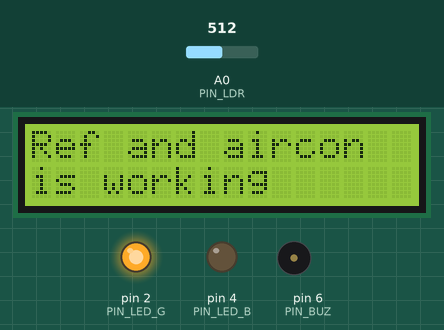
Simulated run of this sketch. Board: Arduino Uno, built with avr-gcc and run on an emulated ATmega328P. Shown: 16×2 character LCD, output pins drawn as LEDs (lit = HIGH), buzzer (waves = sounding). Inputs (shaded band) come from the test bench; at power-on: A0 (PIN_LDR) = 512. What the sketch prints to the serial monitor is not drawn.

Above: at 1.2 s.
1.3 s: A0 (PIN_LDR) set to 312
2.8 s: A0 (PIN_LDR) set to 284
At 3.2 s:
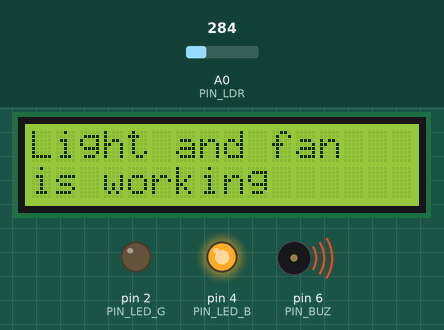
5.3 s: A0 (PIN_LDR) set to 900
At 6.6 s:
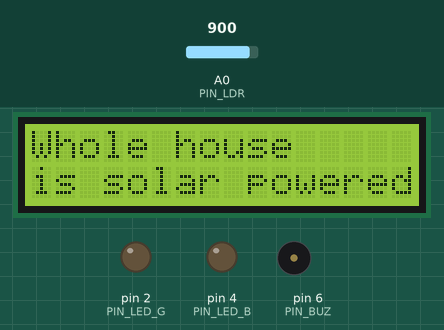
6.9 s: A0 (PIN_LDR) set to 613
8.4 s: A0 (PIN_LDR) set to 585
At 8.9 s:
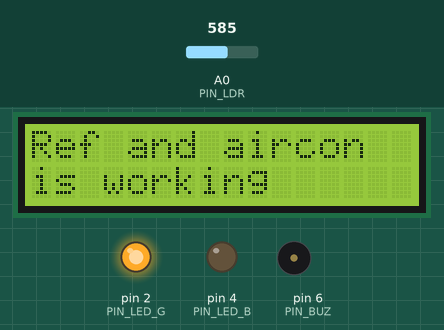
9.9 s: A0 (PIN_LDR) set to 290
At 10.3 s:
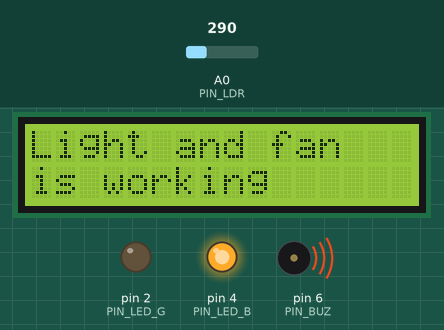
Timing chart, 0 to 12.9 s (numbered marks = the images above; inputs shaded):
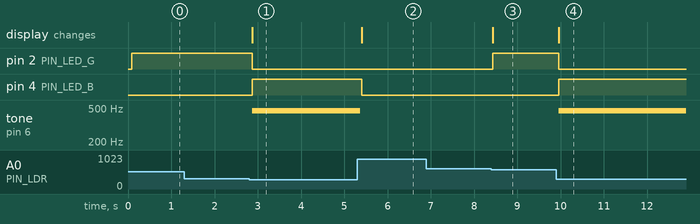

Measured:
- the behaviour switches between 301 and 300 on A0 (PIN_LDR) (found by bisection; images 0 and 1)
- the behaviour switches between 601 and 600 on A0 (PIN_LDR) (found by bisection; images 2 and 3)
- after the input at 1.3 s, every drawn part: stays the same
- after the input at 2.8 s, pin 2 (PIN_LED_G): HIGH → LOW after 0.07 s; pin 4 (PIN_LED_B): LOW → HIGH after 0.07 s; tone on pin 6 (PIN_BUZ): silent → 462 Hz after 0.07 s; the display: changes after 0.07 s (image 1)
- after the input at 5.3 s, pin 4 (PIN_LED_B): HIGH → LOW after 0.10 s; tone on pin 6 (PIN_BUZ): 462 Hz → silent after 0.07 s; the display: changes after 0.10 s (image 2)
- after the input at 6.9 s, every drawn part: stays the same
- after the input at 8.4 s, pin 2 (PIN_LED_G): LOW → HIGH at once; the display: changes at once (image 3)
- after the input at 9.9 s, pin 2 (PIN_LED_G): HIGH → LOW after 0.06 s; pin 4 (PIN_LED_B): LOW → HIGH after 0.06 s; tone on pin 6 (PIN_BUZ): silent → 462 Hz after 0.06 s; the display: changes after 0.06 s (image 4)

The sketch:

solar-power-home.ino
```cpp
#include <LiquidCrystal_I2C.h>

#define DELAY 250
#define PIN_LDR A0
#define PIN_BUZ 6
#define PIN_LED_B 4
#define PIN_LED_G 2

byte prev_lcd_content = 0;
LiquidCrystal_I2C lcd(0x27, 16, 2);

void setup() {
  pinMode(PIN_LDR, INPUT);
  pinMode(PIN_BUZ, OUTPUT);
  pinMode(PIN_LED_B, OUTPUT);
  pinMode(PIN_LED_G, OUTPUT);
  lcd.init();
  lcd.backlight();
  Serial.begin(9600);
}
void loop() {
  int ldr_value = analogRead(PIN_LDR);

  Serial.println(ldr_value);
  // TODO: What if the value is 601-899?
  if (ldr_value <= 300) {
    if (prev_lcd_content != 1) {
      lcd.clear();
      lcd.setCursor(0, 0);
      lcd.print("Light and fan");
      lcd.setCursor(0, 1);
      lcd.print("is working");
      prev_lcd_content = 1;
    }
    digitalWrite(PIN_LED_B, HIGH);
    digitalWrite(PIN_LED_G, LOW);
    tone(PIN_BUZ, 462, DELAY);
  } else if (ldr_value <= 600) {
    if (prev_lcd_content != 2) {
      lcd.clear();
      lcd.setCursor(0, 0);
      lcd.print("Ref and aircon");
      lcd.setCursor(0, 1);
      lcd.print("is working");
      prev_lcd_content = 2;
    }
    digitalWrite(PIN_LED_G, HIGH);
    digitalWrite(PIN_LED_B, LOW);
    noTone(PIN_BUZ);
  } else if (ldr_value >= 900) {
    if (prev_lcd_content != 3) {
      lcd.clear();
      lcd.setCursor(0, 0);
      lcd.print("Whole house");
      lcd.setCursor(0, 1);
      lcd.print("is solar powered");
      prev_lcd_content = 3;
    }
    digitalWrite(PIN_LED_B, LOW);
    digitalWrite(PIN_LED_G, LOW);
    noTone(PIN_BUZ);
  }
  delay(DELAY);
}
```
